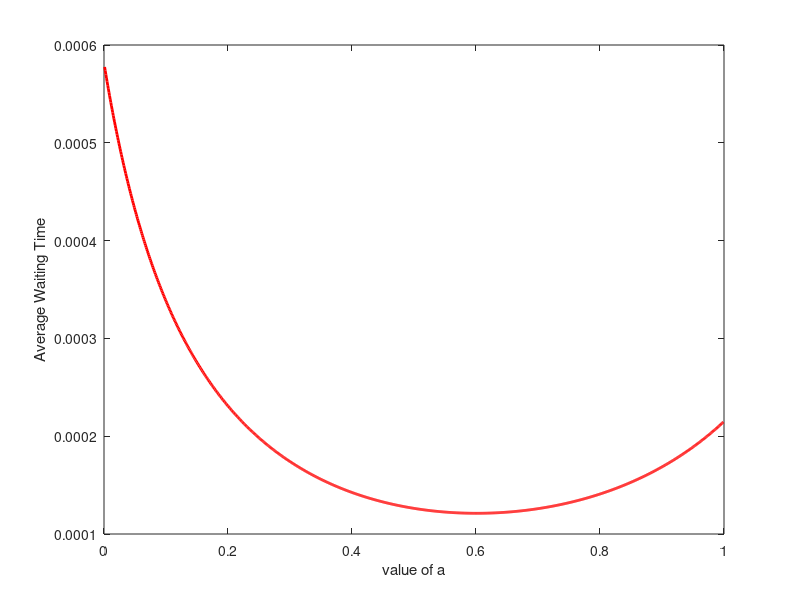

Write the MATLAB code that produced this figure.
pkg load queueing;
clc;
clear all;

a = 0.001:0.001:0.999;
l = 10000;
l1 = a*l;
l2 = (1-a)*l;
m1 = 14650;
m2 = 11720;

[U1, R1, Q1, X1, p1] = qsmm1(l1, m1);
[U2, R2, Q2, X2, p2] = qsmm1(l2, m2);

averageNumberOfClients = Q1 + Q2;
averageWaitTime = averageNumberOfClients / l;

figure(1);
plot(a, averageWaitTime, "r", "linewidth", 2);
xlabel("value of a");
ylabel("Average Waiting Time");

minimumTime = min(averageWaitTime);
display(minimumTime);

mina = find(averageWaitTime == minimumTime);
display(mina*0.001);



